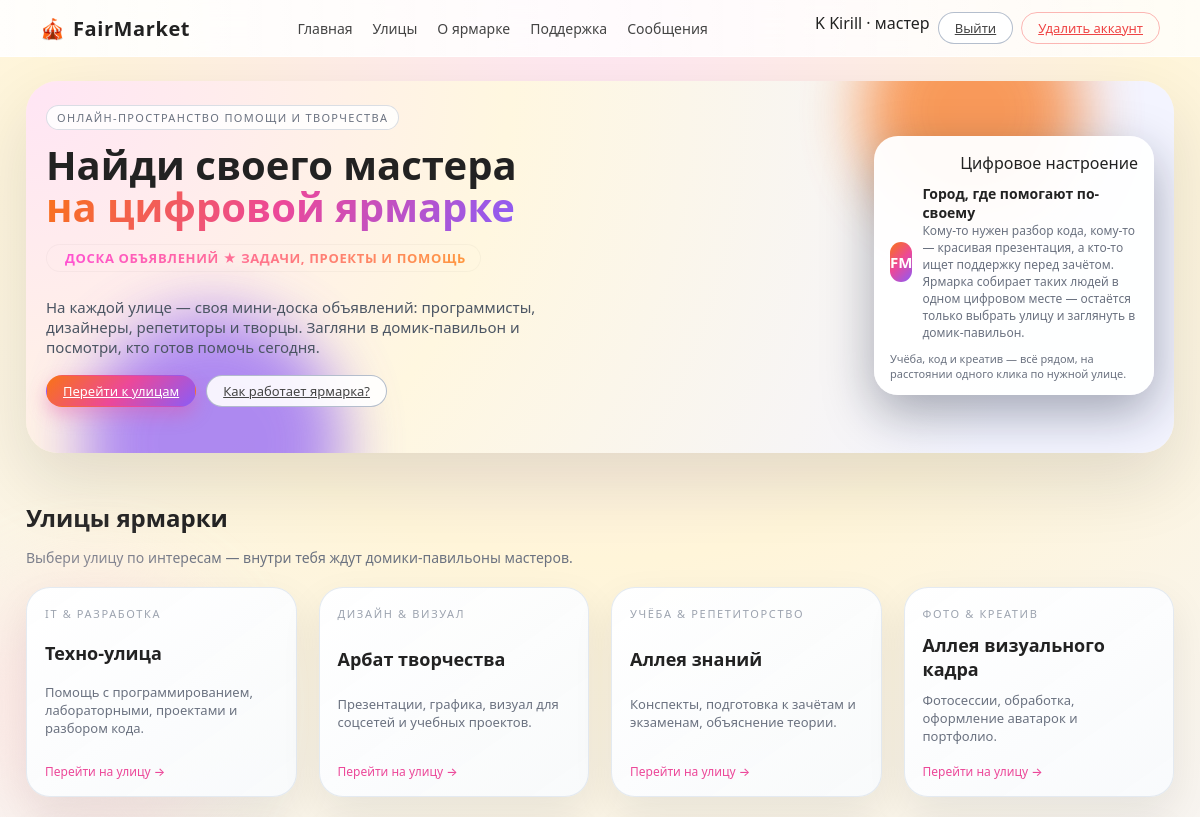
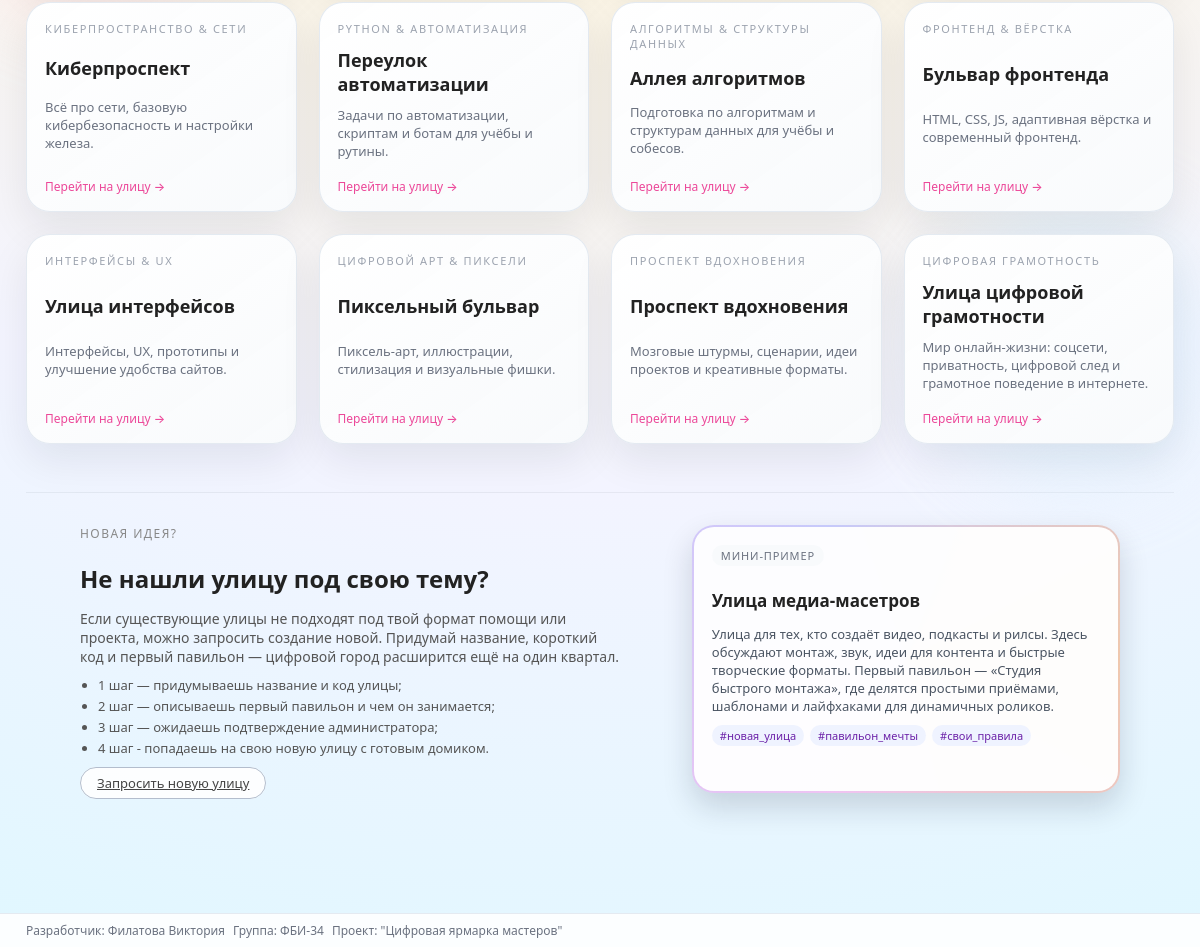
Screenshot of / (signed in) with the database file from the repository (2 pictures, top to bottom).
### app.py (models this page shows)
class Street(db.Model):
    __tablename__ = "streets"
    id = db.Column(db.Integer, primary_key=True)
    name = db.Column(db.String(120), nullable=False)
    code = db.Column(db.String(50), nullable=False, unique=True)
    pavilions = db.relationship("Pavilion", backref="street", lazy="select")

### app.py (the view)
@app.route("/")
def index():
    if session.get("user_role") == "admin":
        return redirect(url_for("admin_dashboard"))
    streets = Street.query.order_by(Street.id).all()
    featured_ads = Ad.query.limit(12).all()
    fio, group = get_student_info()
    return render_template(
        "index.html",
        streets=streets,
        featured_ads=featured_ads,
        fio=fio,
        group=group,
    )

### app.py (called while the page is built, shortened)
def get_student_info():
    return "Филатова Виктория", "ФБИ-34"

def recalc_unread_total():
    if "user_id" not in session:
        session["unread_total"] = 0
        return
    user_id = session["user_id"]
    role = session.get("user_role")
    if role == "master":
        ads = Ad.query.filter_by(master_id=user_id).all()
        if not ads:
            session["unread_total"] = 0
            return
        ad_ids = [a.id for a in ads]
        unread_total = AdMessage.query.filter(
            AdMessage.ad_id.in_(ad_ids),
            AdMessage.receiver_id == user_id,
            AdMessage.is_read.is_(False),
        ).count()
        session["unread_total"] = unread_total
        return
    unread_total = AdMessage.query.filter_by(
        receiver_id=user_id,
        is_read=False,
    ).count()
    session["unread_total"] = unread_total

def recalc_admin_counters():
    if session.get("user_role") != "admin":
        session["admin_requests"] = 0
        session["admin_support_new"] = 0
        return

@app.before_request
def auto_update_unread():
    if "user_id" in session:
        recalc_unread_total()
        recalc_support_badge()
        recalc_admin_counters()
    else:
        session["unread_total"] = 0
        session["support_unread"] = 0
        session["admin_support_new"] = 0
        session["admin_requests"] = 0

### templates/index.html (shortened to what this page needs)
{% extends "base.html" %}
{% block content %}
{% set visible_streets = streets %}
<div class="index-hero">
    <div class="index-hero-main">
        <span class="index-hero-badge">онлайн-пространство помощи и творчества</span>
        <h1 class="index-hero-title">
            Найди своего мастера<br>
            <span>на цифровой ярмарке</span>
        </h1>
        <div class="index-hero-board-tag">
        </div>
        <p class="index-hero-text">
            На каждой улице — своя мини-доска объявлений: программисты, дизайнеры, репетиторы и творцы.
            Загляни в домик-павильон и посмотри, кто готов помочь сегодня.
        </p>
        <div class="index-hero-actions">
            <a href="#streets" class="btn btn-primary">Перейти к улицам</a>
            <a href="{{ url_for('how_it_works') }}" class="btn btn-outline">
                Как работает ярмарка?
            </a>
        </div>
    </div>
    <div class="index-hero-illustration">
        <div class="index-hero-card">
            <div class="index-hero-card-header">
                <span class="pill pill-light">Цифровое настроение</span>
            </div>
            <div class="index-hero-card-body">
                <div class="index-hero-avatar">FM</div>
                <div>
                    <div class="index-hero-card-title">Город, где помогают по-своему</div>
                    <div class="index-hero-card-subtitle">
                        Кому-то нужен разбор кода, кому-то — красивая презентация, а кто-то ищет поддержку
                        перед зачётом. Ярмарка собирает таких людей в одном цифровом месте — остаётся
                        только выбрать улицу и заглянуть в домик-павильон.
                    </div>
                </div>
            </div>
            <div class="index-hero-card-footer">
                Учёба, код и креатив — всё рядом, на расстоянии одного клика по нужной улице.
            </div>
        </div>
    </div>
</div>
<section id="streets" class="index-streets">
    <div class="index-streets-header">
        <h2>Улицы ярмарки</h2>
        <p>
            Выбери улицу по интересам — внутри тебя ждут домики-павильоны мастеров.
        </p>
    </div>
    <div class="index-streets-bg-orbit orbit-1"></div>
    <div class="index-streets-bg-orbit orbit-2"></div>
    <div class="index-street-grid">
        {% for street in visible_streets %}
            <a href="{{ url_for('street_page', code=street.code) }}" class="index-street-card">
                <div class="index-street-card-inner">
                    <div class="index-street-tag">
                        {% if street.code == 'it' %}
                            IT & разработка
                        {% elif street.code == 'design' %}
                            Дизайн & визуал
                        {% elif street.code == 'study' %}
                            Учёба & репетиторство
                        {% elif street.code == 'photo' %}
                            Фото & креатив
                        {% elif street.code == 'cyber' %}
                            Киберпространство & сети
                        {% elif street.code == 'automation' %}
                            Python & автоматизация
                        {% elif street.code == 'algos' %}
                            Алгоритмы & структуры данных
                        {% elif street.code == 'frontend' %}
                            Фронтенд & вёрстка
                        {% elif street.code == 'uiux' %}
                            Интерфейсы & UX
                        {% elif street.code == 'pixel' %}
                            Цифровой арт & пиксели
                        {% elif street.code == 'inspire' %}
                            Проспект вдохновения
                        {% elif street.code == 'cheats' %}
                            Цифровая грамотность
                        {% else %}
                            Пространство мастеров
                        {% endif %}
                    </div>
                    <h3 class="index-street-name">{{ street.name }}</h3>
                    <p class="index-street-desc">
                        {% if street.code == 'it' %}
                            Помощь с программированием, лабораторными, проектами и разбором кода.
                        {% elif street.code == 'design' %}
                            Презентации, графика, визуал для соцсетей и учебных проектов.
                        {% elif street.code == 'study' %}
                            Конспекты, подготовка к зачётам и экзаменам, объяснение теории.
                        {% elif street.code == 'photo' %}
                            Фотосессии, обработка, оформление аватарок и портфолио.
                        {% elif street.code == 'cyber' %}
                            Всё про сети, базовую кибербезопасность и настройки железа.
                        {% elif street.code == 'automation' %}
                            Задачи по автоматизации, скриптам и ботам для учёбы и рутины.
                        {% elif street.code == 'algos' %}
                            Подготовка по алгоритмам и структурам данных для учёбы и собесов.
                        {% elif street.code == 'frontend' %}
                            HTML, CSS, JS, адаптивная вёрстка и современный фронтенд.
                        {% elif street.code == 'uiux' %}
                            Интерфейсы, UX, прототипы и улучшение удобства сайтов.
                        {% elif street.code == 'pixel' %}
                            Пиксель-арт, иллюстрации, стилизация и визуальные фишки.
                        {% elif street.code == 'inspire' %}
                            Мозговые штурмы, сценарии, идеи проектов и креативные форматы.
                        {% elif street.code == 'cheats' %}
                            Мир онлайн-жизни: соцсети, приватность, цифровой след и грамотное поведение в интернете.
                        {% else %}
                            Пространство для любых цифровых мастерских и новых идей.
                        {% endif %}
                    </p>
                    <div class="index-street-footer">
                        <span class="index-street-link">
                            Перейти на улицу →
                        </span>
                    </div>
                </div>
            </a>
        {% endfor %}
    </div>
</section>
{% if session.get('user_role') in ['master', 'admin'] %}
<section class="index-request">
    <div class="index-request-inner">
        <div class="index-request-text">
            <div class="index-request-kicker">Новая идея?</div>
            <h2>Не нашли улицу под свою тему?</h2>
            <p>
                Если существующие улицы не подходят под твой формат помощи или проекта,
                можно запросить создание новой. Придумай название, короткий код и первый
                павильон — цифровой город расширится ещё на один квартал.
            </p>
            <ul class="index-request-list">
                <li>1 шаг — придумываешь название и код улицы;</li>
                <li>2 шаг — описываешь первый павильон и чем он занимается;</li>
                <li>3 шаг — ожидаешь подтверждение администратора;</li>
                <li>4 шаг - попадаешь на свою новую улицу с готовым домиком.</li>
            </ul>
            <a href="{{ url_for('request_street') }}" class="btn btn-outline index-request-btn">
                Запросить новую улицу
            </a>
        </div>
        <div class="index-request-card">
            <div class="index-request-card-inner">
                <div class="index-request-pill">мини-пример</div>
                <h3>Улица медиа-масетров</h3>
                <p>
                    Улица для тех, кто создаёт видео, подкасты и рилсы.
                    Здесь обсуждают монтаж, звук, идеи для контента и быстрые творческие форматы.
                    Первый павильон — «Студия быстрого монтажа», где делятся простыми приёмами,
                    шаблонами и лайфхаками для динамичных роликов.
                </p>
                <div class="index-request-tags">
                    <span>#новая_улица</span>
                    <span>#павильон_мечты</span>
                    <span>#свои_правила</span>
                </div>
            </div>
        </div>
    </div>
</section>
{% endif %}
{% endblock %}

### templates/index.html (style rules this page uses)
.index-hero-board-tag { display: inline-flex; align-items: center; margin: 8px 0 10px; padding: 4px 14px; border-radius: 999px; font-size: 13px; font-weight: 600; letter-spacing: .05em; text-transform: uppercase; background: rgba(255,255,255,0.9); border: 1px solid rgba(0,0,0,0.03); background-image: linear-gradient(90deg,#ff4fd8,#ff9a3c); -webkit-background-clip: text; color: transparent; white-space: nowrap; }
.index-request { margin-top: 48px; padding: 32px 0 40px; border-top: 1px solid rgba(15,23,42,0.06); }
.index-request-inner { max-width: 1040px; margin: 0 auto; display: grid; grid-template-columns: minmax(0, 3fr) minmax(0, 2.2fr); gap: 28px; align-items: stretch; }
.index-request-kicker { font-size: 12px; text-transform: uppercase; letter-spacing: .12em; color: #888; margin-bottom: 6px; }
.index-request-text h2 { font-size: 24px; margin-bottom: 8px; }
.index-request-text p { font-size: 14px; color: #555; max-width: 540px; margin-bottom: 10px; }
.index-request-list { margin: 0 0 14px 18px; padding: 0; font-size: 13px; color: #555; }
.index-request-list li { margin-bottom: 3px; }
.index-request-btn { margin-top: 4px; }
.index-request-card { position: relative; padding: 2px; border-radius: 22px; background: conic-gradient(from 210deg, rgba(255,79,216,0.3), rgba(99,102,241,0.3), rgba(249,115,22,0.35), rgba(255,79,216,0.3)); box-shadow: 0 14px 30px rgba(15,23,42,0.16); }
.index-request-card-inner { border-radius: 20px; padding: 16px 18px 14px; background: rgba(255,255,255,0.96); height: 100%; }
.index-request-pill { display: inline-block; font-size: 11px; padding: 3px 9px; border-radius: 999px; background: rgba(248,250,252,0.9); margin-bottom: 6px; color: #6b7280; text-transform: uppercase; letter-spacing: .08em; }
.index-request-card-inner h3 { font-size: 17px; margin-bottom: 6px; }
.index-request-card-inner p { font-size: 13px; color: #4b5563; margin-bottom: 10px; }
.index-request-tags { display: flex; flex-wrap: wrap; gap: 6px; font-size: 11px; color: #6b21a8; }
.index-request-tags span { padding: 3px 8px; border-radius: 999px; background: rgba(238,242,255,0.9); }

### rows the page displays
Street: code "IT & РАЗРАБОТКА", name "Техно-улица", shows "Помощь с программированием, лабораторными, проектами и разбором кода."
Street: code "ДИЗАЙН & ВИЗУАЛ", name "Арбат творчества", shows "Презентации, графика, визуал для соцсетей и учебных проектов."
Street: code "УЧЁБА & РЕПЕТИТОРСТВО", name "Аллея знаний", shows "Конспекты, подготовка к зачётам и экзаменам, объяснение теории."
Street: code "ФОТО & КРЕАТИВ", name "Аллея визуального кадра", shows "Фотосессии, обработка, оформление аватарок и портфолио."
Street: code "КИБЕРПРОСТРАНСТВО & СЕТИ", name "Киберпроспект", shows "Всё про сети, базовую кибербезопасность и настройки железа."
Street: code "PYTHON & АВТОМАТИЗАЦИЯ", name "Переулок автоматизации", shows "Задачи по автоматизации, скриптам и ботам для учёбы и рутины."
Street: code "АЛГОРИТМЫ & СТРУКТУРЫ ДАННЫХ", name "Аллея алгоритмов", shows "Подготовка по алгоритмам и структурам данных для учёбы и собесов."
Street: code "ФРОНТЕНД & ВЁРСТКА", name "Бульвар фронтенда", shows "HTML, CSS, JS, адаптивная вёрстка и современный фронтенд."
Street: code "ИНТЕРФЕЙСЫ & UX", name "Улица интерфейсов", shows "Интерфейсы, UX, прототипы и улучшение удобства сайтов."
Street: code "ЦИФРОВОЙ АРТ & ПИКСЕЛИ", name "Пиксельный бульвар", shows "Пиксель-арт, иллюстрации, стилизация и визуальные фишки."
Street: code "ПРОСПЕКТ ВДОХНОВЕНИЯ", name "Проспект вдохновения", shows "Мозговые штурмы, сценарии, идеи проектов и креативные форматы."
Street: code "ЦИФРОВАЯ ГРАМОТНОСТЬ", name "Улица цифровой грамотности", shows "Мир онлайн-жизни: соцсети, приватность, цифровой след и грамотное поведение в интернете."

### other values shown
{{ session.get('username', '?')[0] | upper }} "K"
{{ session.get('username', 'Гость') }} "Kirill"
{{ fio|default('Филатова Виктория') }} "Филатова Виктория"
{{ group|default('ФБИ-34') }} "ФБИ-34"
